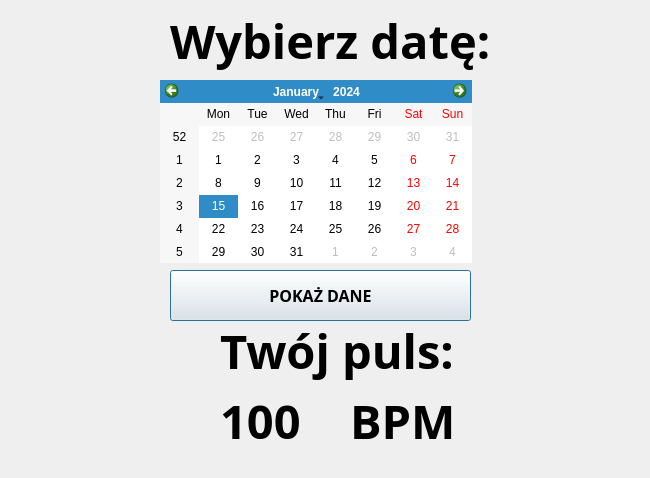
<?xml version="1.0" encoding="UTF-8"?>
<ui version="4.0">
 <class>Dialog</class>
 <widget class="QDialog" name="Dialog">
  <property name="geometry">
   <rect>
    <x>0</x>
    <y>0</y>
    <width>650</width>
    <height>478</height>
   </rect>
  </property>
  <property name="windowTitle">
   <string>Dialog</string>
  </property>
  <widget class="QLabel" name="label_2">
   <property name="geometry">
    <rect>
     <x>170</x>
     <y>0</y>
     <width>341</width>
     <height>81</height>
    </rect>
   </property>
   <property name="font">
    <font>
     <family>Microsoft YaHei UI Light</family>
     <pointsize>35</pointsize>
     <weight>75</weight>
     <italic>false</italic>
     <bold>true</bold>
    </font>
   </property>
   <property name="text">
    <string>Wybierz datę:</string>
   </property>
  </widget>
  <widget class="QLabel" name="label_3">
   <property name="geometry">
    <rect>
     <x>220</x>
     <y>310</y>
     <width>241</width>
     <height>81</height>
    </rect>
   </property>
   <property name="font">
    <font>
     <family>Microsoft YaHei UI Light</family>
     <pointsize>35</pointsize>
     <weight>75</weight>
     <italic>false</italic>
     <bold>true</bold>
    </font>
   </property>
   <property name="text">
    <string>Twój puls:</string>
   </property>
  </widget>
  <widget class="QCalendarWidget" name="calendarWidget">
   <property name="geometry">
    <rect>
     <x>160</x>
     <y>80</y>
     <width>312</width>
     <height>183</height>
    </rect>
   </property>
  </widget>
  <widget class="QLabel" name="l_value">
   <property name="geometry">
    <rect>
     <x>220</x>
     <y>380</y>
     <width>131</width>
     <height>81</height>
    </rect>
   </property>
   <property name="font">
    <font>
     <family>Microsoft YaHei UI Light</family>
     <pointsize>35</pointsize>
     <weight>75</weight>
     <italic>false</italic>
     <bold>true</bold>
    </font>
   </property>
   <property name="text">
    <string>100</string>
   </property>
  </widget>
  <widget class="QPushButton" name="b_show">
   <property name="geometry">
    <rect>
     <x>170</x>
     <y>270</y>
     <width>301</width>
     <height>51</height>
    </rect>
   </property>
   <property name="font">
    <font>
     <family>Microsoft JhengHei Light</family>
     <pointsize>12</pointsize>
     <weight>75</weight>
     <bold>true</bold>
    </font>
   </property>
   <property name="text">
    <string>POKAŻ DANE</string>
   </property>
  </widget>
  <widget class="QLabel" name="l_bpm">
   <property name="geometry">
    <rect>
     <x>350</x>
     <y>380</y>
     <width>111</width>
     <height>81</height>
    </rect>
   </property>
   <property name="font">
    <font>
     <family>Microsoft YaHei UI Light</family>
     <pointsize>35</pointsize>
     <weight>75</weight>
     <italic>false</italic>
     <bold>true</bold>
    </font>
   </property>
   <property name="text">
    <string>BPM</string>
   </property>
  </widget>
 </widget>
 <resources/>
 <connections/>
</ui>
